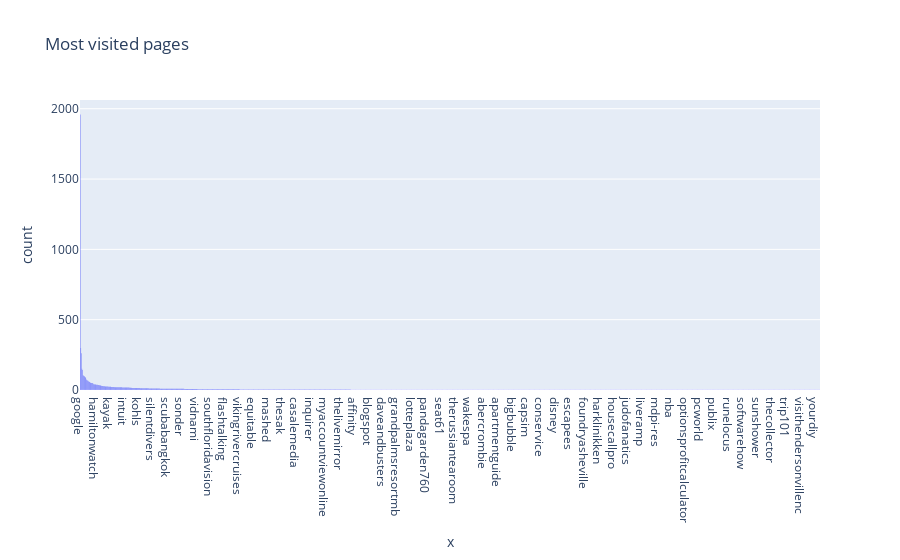

This figure's notebook cell:
### Code cell
plot_most_common_pages(top_25)

### Figure 1 — Plotly figure (JSON) as saved in the notebook; plotly's stock layout.template omitted (floating-point values rounded to 4 significant figures; data arrays with more than 128 entries replaced by an {"elided": "..."} marker saying what was removed)
{"data": [{"alignmentgroup": "True", "bingroup": "x", "hovertemplate": "x=%{x}<br>count=%{y}<extra></extra>", "legendgroup": "", "marker": {"color": "#636efa", "pattern": {"shape": ""}}, "name": "", "offsetgroup": "", "orientation": "v", "showlegend": false, "type": "histogram", "x": {"elided": "9140 str values"}, "xaxis": "x", "yaxis": "y"}], "layout": {"barmode": "relative", "legend": {"tracegroupgap": 0}, "title": {"text": "Most visited pages"}, "xaxis": {"anchor": "y", "categoryorder": "total descending", "domain": [0, 1], "title": {"text": "x"}}, "yaxis": {"anchor": "x", "domain": [0, 1], "title": {"text": "count"}}}}
